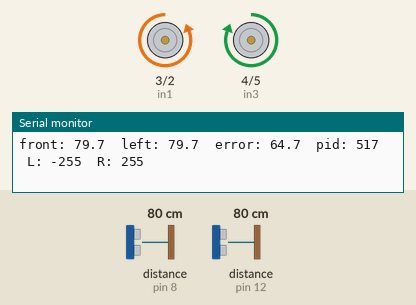
This sketch was run on a simulated Arduino Uno, built with avr-gcc and run on an emulated ATmega328P. On the bench: motor-driver pin pairs drawn as motors (green arrow = first pin HIGH = forward, orange = second pin HIGH = backward, longer = more drive, scaled by the enable pin), the last lines printed to the serial monitor. Wiring (inferred from the names in the program): 2 × ultrasonic range finder: trigger pin 7, echo pin 8 / trigger pin 11, echo pin 12. Inputs (shaded band) come from the test bench; at power-on: distance to the obstacle (sensors on pin 12, pin 8) 80 cm. The echo pulse lasts 58.3 µs per cm.

Above: at 1.2 s.
1.3 s: distance to the obstacle (sensor on pin 12) set to 35 cm
At 1.7 s:
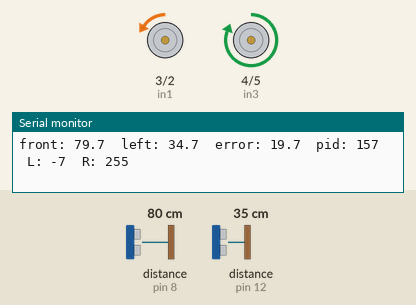
4.3 s: distance to the obstacle (sensor on pin 8) set to 2 cm
At 4.8 s:
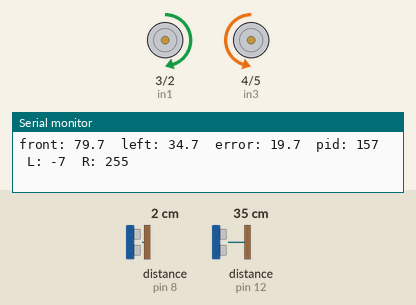
Timing chart, 0 to 7.3 s (numbered marks = the images above; inputs shaded):
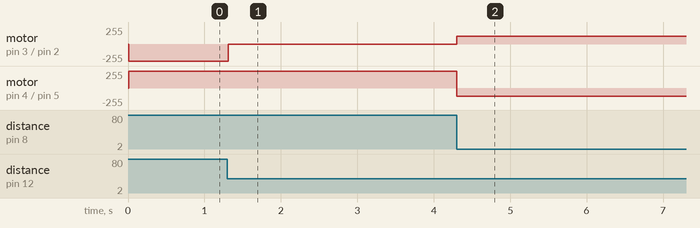

Measured:
- after the input at 1.3 s, motor on pin 3 (in1) / pin 2 (in2): backward 255/255 → backward 7/255 at once
- after the input at 4.3 s, motor on pin 3 (in1) / pin 2 (in2): backward 7/255 → forward 120/255 at once; motor on pin 4 (in3) / pin 5 (in4): forward 255/255 → backward 120/255 at once

The sketch:

wall_follow2.ino
```cpp
// Left-wall-following robot with PID.
// - When switched on, it keeps 15 cm from the left wall and keeps that distance.
// - Gradual corners: the PID steering follows the curve.
// - Walls ahead: the robot slows down as it gets closer. At FRONT_LIMIT it turns right until
//   that wall is beside the left sensor (about as far away as it was in front) and the front is clear.
// It starts on its own when powered, so it runs on a battery pack with no computer attached.

// Motor A (left motor)
int enA = 10;  // PWM speed control
int in1 = 3;   // Direction
int in2 = 2;   // Direction

// Motor B (right motor)
int enB = 9;   // PWM speed control
int in3 = 4;   // Direction
int in4 = 5;   // Direction

// Front ultrasonic sensor (HC-SR04), facing forward
int frontTrig = 7;
int frontEcho = 8;

// Left ultrasonic sensor (HC-SR04), facing left toward the wall
int leftTrig = 11;
int leftEcho = 12;

// PID gains (tune these)
const float Kp_side = 8;
const float Ki_side = 0;
const float Kd_side = 2;

// Variables to remember previous errors
float integral_side = 0;
float prevError_side = 0;
unsigned long lastTime = 0;
unsigned long lastPrint = 0;   // when we last printed to the Serial Monitor

const int set_point = 15;     // cm from the left wall

// Speeds and distances (tune these)
const int baseSpeed = 150;    // normal driving speed
const int minSpeed = 80;      // slowest speed when a wall is ahead
const int turnSpeed = 120;    // speed while turning right
const int SLOW_DIST = 40;     // cm: start slowing down
const int FRONT_LIMIT = 15;   // cm: stop going forward and turn right
const int TOLERANCE = 3;      // cm: how close "about as far away" has to be

const int distanceError = 0;      // cm: How off the ultrasonic Sensors are

void setup() {
  pinMode(enA, OUTPUT); pinMode(in1, OUTPUT); pinMode(in2, OUTPUT);
  pinMode(enB, OUTPUT); pinMode(in3, OUTPUT); pinMode(in4, OUTPUT);
  pinMode(frontTrig, OUTPUT); pinMode(frontEcho, INPUT);
  pinMode(leftTrig, OUTPUT);  pinMode(leftEcho, INPUT);
  Serial.begin(9600);
  lastTime = millis();
}

void loop() {
  float front = readDistance(frontTrig, frontEcho);

  // Wall ahead: turn right until the wall is beside the left sensor and the front is clear
  if (front <= FRONT_LIMIT) {
    float wallDist = front;   // how far the wall was in front
    setMotors(turnSpeed, -turnSpeed);   // spin right
    while (true) {
      float left = readDistance(leftTrig, leftEcho);
      front = readDistance(frontTrig, frontEcho);
      if (abs(left - wallDist) <= TOLERANCE && front > SLOW_DIST) break;
    }
    setMotors(0, 0);
    // Start PID fresh after the turn
    integral_side = 0;
    prevError_side = 0;
    lastTime = millis();
    return;
  }

  // Slow down as the front wall gets closer
  int speed = baseSpeed;
  if (front < SLOW_DIST) {
    speed = map(front, FRONT_LIMIT, SLOW_DIST, minSpeed, baseSpeed);
  }

  float left = readDistance(leftTrig, leftEcho);

  // Calculate time since the previous loop (in seconds)
  unsigned long now = millis();
  float dt = (now - lastTime) / 1000.0;
  lastTime = now;

  // PID
  float error = left - set_point;
  integral_side += error * dt;
  float derivative_side = (error - prevError_side) / dt;
  prevError_side = error;

  float pid = Kp_side * error + Ki_side * integral_side + Kd_side * derivative_side;

  // Too far from the wall (positive error) -> steer left
  int leftSpeed = constrain(speed - int(pid), -255, 255);
  int rightSpeed = constrain(speed + int(pid), -255, 255);
  setMotors(leftSpeed, rightSpeed);

  // Print values 4 times a second
  if (millis() - lastPrint >= 250) {
    Serial.print("front: ");  Serial.print(front, 1);
    Serial.print("  left: "); Serial.print(left, 1);
    Serial.print("  error: "); Serial.print(error, 1);
    Serial.print("  pid: ");  Serial.print(int(pid));
    Serial.print("  L: ");    Serial.print(leftSpeed);
    Serial.print("  R: ");    Serial.println(rightSpeed);
    lastPrint = millis();
  }
}

// Returns distance in cm
float readDistance(int trig, int echo) {
  digitalWrite(trig, LOW);
  delayMicroseconds(2);
  digitalWrite(trig, HIGH);
  delayMicroseconds(10);
  digitalWrite(trig, LOW);
  long duration = pulseIn(echo, HIGH, 30000);   // give up after 30 ms
  if (duration == 0) return 500;                // nothing heard = far away
  return duration * 0.0343 / 2 + distanceError;
}

// Positive = forward, negative = backward
void setMotors(int leftSpeed, int rightSpeed) {
  digitalWrite(in1, leftSpeed >= 0 ? HIGH : LOW);
  digitalWrite(in2, leftSpeed >= 0 ? LOW : HIGH);
  analogWrite(enA, abs(leftSpeed));

  digitalWrite(in3, rightSpeed >= 0 ? HIGH : LOW);
  digitalWrite(in4, rightSpeed >= 0 ? LOW : HIGH);
  analogWrite(enB, abs(rightSpeed));
}
```
